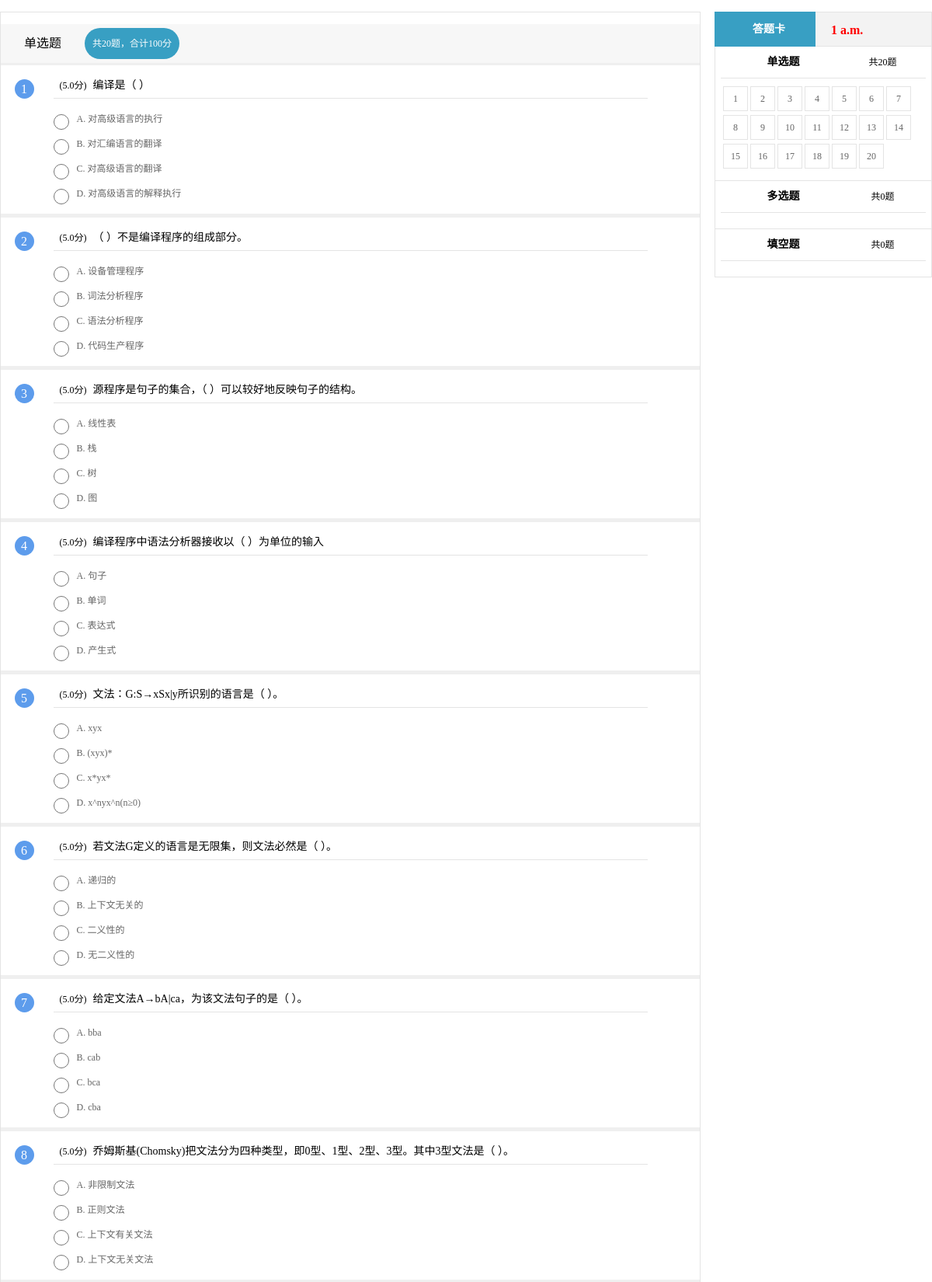
Screenshot of /12/ (signed in, upper part) with the database file from the repository.
### testsystem/models.py (models this page shows, shortened)
class Paper(models.Model):
    paper_text = models.CharField('试卷标题', max_length=128)
    pub_date = models.DateTimeField('发布日期', auto_now_add=True)
    time = models.TimeField("限时")
    class Meta:
        verbose_name = '试卷'
        verbose_name_plural = verbose_name

class SC_question(models.Model):
    SC_text = models.CharField('单选题内容', max_length=200)
    SC_solution = models.CharField('单选题答案', max_length=1, choices=SYMBOLS)
    value = models.DecimalField('分值', max_digits=4, decimal_places=1)
    paper = models.ForeignKey(Paper, on_delete=models.CASCADE)
    class Meta:
        verbose_name = '单选题'
        verbose_name_plural = verbose_name

class SC_choice(models.Model):
    choice_symbol = models.CharField('选项符号', max_length=1, choices=SYMBOLS)
    choice_text = models.CharField('选项内容', max_length=200)
    question = models.ForeignKey(SC_question, on_delete=models.CASCADE)
    paper = models.ForeignKey(Paper, on_delete=models.CASCADE)
    class Meta:
        verbose_name = '单选题选项'
        verbose_name_plural = verbose_name

### testsystem/views.py (the view)
# urls.py: path('<int:paper_id>/', views.paper, name='paper'),
def paper(request, paper_id):
    paper = get_object_or_404(Paper, pk=paper_id)
    sc_value_list = [i.value for i in paper.sc_question_set.all()]
    sc_value = value_list_sum(sc_value_list)
    mc_value_list = [i.value for i in paper.mc_question_set.all()]
    mc_value = value_list_sum(mc_value_list)
    blank_value_list = [i.value for i in paper.blank_question_set.all()]
    blank_value = value_list_sum(blank_value_list)
    if models.Score.objects.filter(user_id=request.session['user_id'], paper_id=paper.id):
        passed = True
        answer = models.Score.objects.get(user_id=request.session['user_id'], paper_id=paper.id).answer
        answer_timing = str(models.Score.objects.get(user_id=request.session['user_id'], paper_id=paper.id).time)
        score = models.Score.objects.get(user_id=request.session['user_id'], paper_id=paper.id).score
        return render(request, 'testsystem/paper.html', locals())
    else:
        return render(request, 'testsystem/paper.html', locals())

### testsystem/views.py (called while the page is built)
def value_list_sum(value_list):
    value_sum = 0
    for value in value_list:
        value_sum += value
    return int(value_sum) if '.0' in str(value_sum) else value_sum

### testsystem/templates/testsystem/paper.html (shortened to what this page needs)
{% load static %}
<!DOCTYPE HTML>
<html>
<head>
<link href="{% static '/test/css/main.css' %}" rel="stylesheet" type="text/css" />
<link href="{% static '/test/css/iconfont.css' %}" rel="stylesheet" type="text/css" />
<link href="{% static '/test/css/test.css' %}" rel="stylesheet" type="text/css" />
</head>
<body>
	<div class="main">
		<div class="test_main">
			<div class="nr_left">
				<div class="test">
					<form action="/{{paper.id}}/cal/" method="post">
						<div class="test_content">
							<div class="test_content_title">
								<h2>单选题</h2>
								<p>
									<span>共</span><i class="content_lit">{{paper.sc_question_set.all.count}}</i><span>题，</span><span>合计</span><i class="content_fs">{{sc_value}}</i><span>分</span>
								</p>
							</div>
						</div>
						<div class="test_content_nr">
							<ul>
								{% if paper.sc_question_set %}
									{% for sc_question in paper.sc_question_set.all %}
										<li id="sc_question{{forloop.counter}}">
											<div class="test_content_nr_tt">
												<i>{{forloop.counter}}</i><span>({{sc_question.value}}分)</span><font>{{sc_question.SC_text}}</font><b class="icon iconfont"></b>
											</div>
											<div class="test_content_nr_main">
												<ul>
													{% if sc_question.sc_choice_set %}
														{% for sc_choice in sc_question.sc_choice_set.all %}
															<li class="option">
																	<input type="radio" class="radioOrCheck" name="sc_question{{sc_question.id}}"
																		id="sc_choice{{sc_choice.id}}" value="{{sc_choice.choice_symbol}}"
																	/>
																<label for="sc_choice{{sc_choice.id}}">
																	{{sc_choice.choice_symbol}}.
																	<p class="ue" style="display: inline;">{{sc_choice.choice_text}}</p>
																</label>
															</li>
														{% endfor %}
													{% endif %}
												</ul>
											</div>
										</li>
									{% endfor %}
								{% else %}
									<p>No question</p>
								{% endif %}
							</ul>
						</div>
					</form>
				</div>
			</div>
			<div class="nr_right">
				<div class="nr_rt_main">
					<div class="rt_nr1">
						<div class="rt_nr1_title">
							<h1>
								<i class="icon iconfont"></i>答题卡
							</h1>
							<p class="test_time">
								{% if passed %}
									<b>{{answer_timing}}</b>
								{% else %}
									<b class="alt-1">{{paper.time}}</b>
								{% endif %}
							</p>
						</div>
						<div class="rt_content">
							<div class="rt_content_tt">
								<h2>单选题</h2>
								<p>
									<span>共</span><i class="content_lit">{{paper.sc_question_set.all.count}}</i><span>题</span>
								</p>
							</div>
							<div class="rt_content_nr answerSheet">
								<ul>
									{% if paper.sc_question_set %}
										{% for sc_question in paper.sc_question_set.all %}
											<li><a href="#sc_question{{forloop.counter}}">{{forloop.counter}}</a></li>
										{% endfor %}
									{% endif %}
								</ul>
							</div>
						</div>
						<div class="rt_content">
							<div class="rt_content_tt">
								<h2>多选题</h2>
								<p>
									<span>共</span><i class="content_lit">{{paper.mc_question_set.all.count}}</i><span>题</span>
								</p>
							</div>
							<div class="rt_content_nr answerSheet">
								<ul>
								</ul>
							</div>
						</div>
						<div class="rt_content">
							<div class="rt_content_tt">
								<h2>填空题</h2>
								<p>
									<span>共</span><i class="content_lit">{{paper.blank_question_set.all.count}}</i><span>题</span>
								</p>
							</div>
							<div class="rt_content_nr answerSheet">
								<ul>
								</ul>
							</div>
						</div>
					</div>
				</div>
			</div>
		</div>
	</div>
</body>
</html>

### testsystem/static/test/css/main.css (style rules this page uses)
* { margin: 0; padding: 0; }
html, body { width: 100%;height: 100%;overflow:auto;font-size:12px;margin:0;padding:0; font-family:"微软雅黑";background:#fff; text-align:center; }
ul,li { list-style:none; }
a { text-decoration:none; color:#666; }
i { font-style:normal; }
.iconfont { font-family:iconfont!important;font-style:normal;-webkit-font-smoothing:antialiased;-moz-osx-font-smoothing:grayscale; }

### testsystem/static/test/css/test.css (style rules this page uses)
.test_main { width:1200px; margin:15px auto 0; }
.nr_left { width:900px; height:100%; float:left; }
.test { width:100%; border:1px solid #e4e4e4; text-align:left; float:left; }
.test_time { color:#f00; line-height:45px; }
.test_time b { font-size:16px; height:45px; display:block; float:left; margin-left:10px; }
.test_content { width:100%; height:auto; margin-top:15px; }
.test_content_title { width:100%; height:50px; line-height:50px; background:#f7f7f7; text-align:center; }
.test_content_title h2 { padding:0 30px; font-size:16px; font-weight:normal; display:block; float:left }
.test_content_title p { padding:0 10px; height:40px; line-height:40px; background:#389fc3; color:#fff; border-radius:30px; display:block; float:left; margin-top:5px; }
.test_content_nr { width:100%; border-top:3px solid #efefef; }
.test_content_nr>ul>li { width:100%; border-bottom:5px solid #efefef; padding-top:10px; }
.test_content_nr_tt { width:85%; height:auto; line-height:32px; margin:0 auto; border-bottom:1px solid #e4e4e4; }
.test_content_nr_tt i { width:25px; height:25px; line-height:25px; text-align:center; display:block; float:left; background:#5d9cec; border-radius:50%; margin-left:-50px; color:#fff; margin-top:8px; font-size:16px; }
.test_content_nr_tt span { padding:0 8px; }
.test_content_nr_tt font { font-size:14px }
.test_content_nr_main { width:85%; margin:0 auto; padding:10px 0;height:auto; }
.option { line-height:32px; display:block; background:#fff;color:#666; }
.option input { width:20px; height:20px; display:block; float:left; margin:10px 10px 0 0; }
.option label { height:auto;display:block; }
.nr_right { width:280px; height:100%; float:right; }
.nr_rt_main { width:100%; height:auto; }
.rt_nr1 { width:280px; position:fixed; top:15px; z-index:1000; }
.rt_nr1_title { width:280px; height:45px; line-height:45px; background:#f3f3f3; }
.rt_nr1_title h1 { width:130px; height:45px; background:#389fc3; text-align:center; font-size:14px; display:block; float:left; color:#fff; }
.rt_nr1_title h1 i { padding:0 5px; font-size:14px; font-weight:normal; }
.rt_nr1_title p { width:141px; height:43px; padding-right:8px; border:1px solid #e4e4e4; border-left:0; display:block; float:right; }
.rt_content { width:278px; height:100%; border:1px solid #e4e4e4; border-top:0; }
.rt_content_tt { width:95%; height:40px; line-height:40px; margin:0 auto; border-bottom:1px solid #e4e4e4; }
.rt_content_tt h2 { width:150px; font-size:14px; display:inline-block; }
.rt_content_tt p { width:100px; display:inline-block; }
.answerSheet ul { padding:10px; text-align:left; }
.answerSheet li { display:inline-block;margin-bottom:5px; height:30px; width:30px; line-height:30px; text-align:center; border:1px solid #e4e4e4; }
.answerSheet li a { display:block; }

### rows the page displays
Paper: sc_question_set.all.count "20", time "1 a.m.", mc_question_set.all.count "0", blank_question_set.all.count "0"
SC_question: value "5.0", SC_text "编译是（ ）"
SC_choice: choice_symbol "A", choice_text "对高级语言的执行"
SC_choice: choice_symbol "B", choice_text "对汇编语言的翻译"
SC_choice: choice_symbol "C", choice_text "对高级语言的翻译"
SC_choice: choice_symbol "D", choice_text "对高级语言的解释执行"
SC_question: value "5.0", SC_text "（ ）不是编译程序的组成部分。"
SC_choice: choice_symbol "A", choice_text "设备管理程序"
SC_choice: choice_symbol "B", choice_text "词法分析程序"
SC_choice: choice_symbol "C", choice_text "语法分析程序"
SC_choice: choice_symbol "D", choice_text "代码生产程序"
SC_question: value "5.0", SC_text "源程序是句子的集合，（ ）可以较好地反映句子的结构。"
SC_choice: choice_symbol "A", choice_text "线性表"
SC_choice: choice_symbol "B", choice_text "栈"
SC_choice: choice_symbol "C", choice_text "树"
SC_choice: choice_symbol "D", choice_text "图"
SC_question: value "5.0", SC_text "编译程序中语法分析器接收以（ ）为单位的输入"
SC_choice: choice_symbol "A", choice_text "句子"
SC_choice: choice_symbol "B", choice_text "单词"
SC_choice: choice_symbol "C", choice_text "表达式"
SC_choice: choice_symbol "D", choice_text "产生式"
SC_question: value "5.0", SC_text "文法：G:S→xSx|y所识别的语言是（ ）。"
SC_choice: choice_symbol "A", choice_text "xyx"
SC_choice: choice_symbol "B", choice_text "(xyx)*"
SC_choice: choice_symbol "C", choice_text "x*yx*"
SC_choice: choice_symbol "D", choice_text "x^nyx^n(n≥0)"
SC_question: value "5.0", SC_text "若文法G定义的语言是无限集，则文法必然是（ ）。"
SC_choice: choice_symbol "A", choice_text "递归的"
SC_choice: choice_symbol "B", choice_text "上下文无关的"
SC_choice: choice_symbol "C", choice_text "二义性的"
SC_choice: choice_symbol "D", choice_text "无二义性的"
SC_question: value "5.0", SC_text "给定文法A→bA|ca，为该文法句子的是（ ）。"
SC_choice: choice_symbol "A", choice_text "bba"
SC_choice: choice_symbol "B", choice_text "cab"
SC_choice: choice_symbol "C", choice_text "bca"
SC_choice: choice_symbol "D", choice_text "cba"
SC_question: value "5.0", SC_text "乔姆斯基(Chomsky)把文法分为四种类型，即0型、1型、2型、3型。其中3型文法是（ ）。"
SC_choice: choice_symbol "A", choice_text "非限制文法"
SC_choice: choice_symbol "B", choice_text "正则文法"
SC_choice: choice_symbol "C", choice_text "上下文有关文法"
SC_choice: choice_symbol "D", choice_text "上下文无关文法"

### other values shown
{{ sc_value }} "100"
